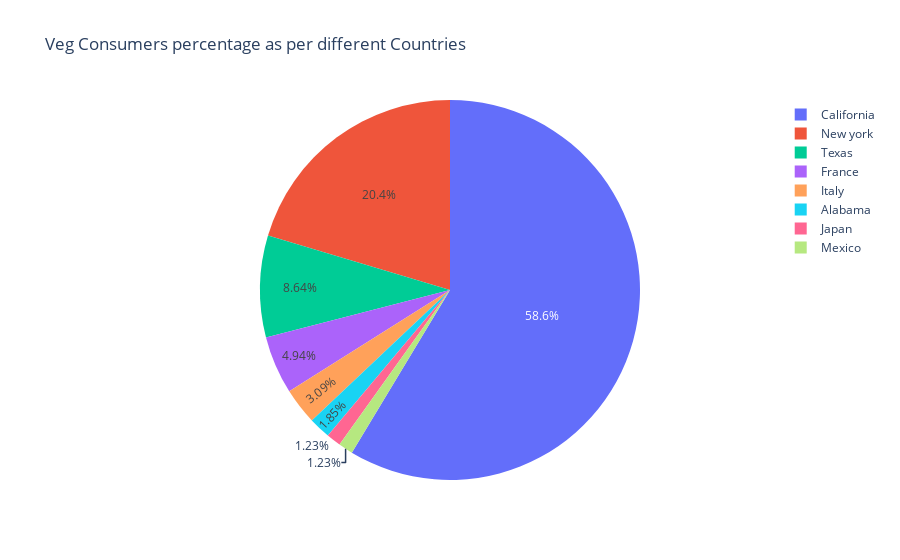

The notebook cell saved with this chart:
### Code cell
labels = ["Italy", "Japan", "Mexico", "France", "Alabama", "Texas", "California", "New york"]
ratios = [
    len(reduced_data[reduced_data["italy"] == 1][reduced_data["food_type"] == "Veg"]) / len(reduced_data[reduced_data["food_type"] == "Veg"]),
    len(reduced_data[reduced_data["japan"] == 1][reduced_data["food_type"] == "Veg"]) / len(reduced_data[reduced_data["food_type"] == "Veg"]),
    len(reduced_data[reduced_data["mexico"] == 1][reduced_data["food_type"] == "Veg"]) / len(reduced_data[reduced_data["food_type"] == "Veg"]),
    len(reduced_data[reduced_data["france"] == 1][reduced_data["food_type"] == "Veg"]) / len(reduced_data[reduced_data["food_type"] == "Veg"]),
    len(reduced_data[reduced_data["alabama"] == 1][reduced_data["food_type"] == "Veg"]) / len(reduced_data[reduced_data["food_type"] == "Veg"]),
    len(reduced_data[reduced_data["texas"] == 1][reduced_data["food_type"] == "Veg"]) / len(reduced_data[reduced_data["food_type"] == "Veg"]),
    len(reduced_data[reduced_data["california"] == 1][reduced_data["food_type"] == "Veg"]) / len(reduced_data[reduced_data["food_type"] == "Veg"]),
    len(reduced_data[reduced_data["new york"] == 1][reduced_data["food_type"] == "Veg"]) / len(reduced_data[reduced_data["food_type"] == "Veg"])
]
fig = px.pie(values = ratios, names = labels, title = "Veg Consumers percentage as per different Countries")
fig.show()

### Figure 1 — Plotly figure (JSON) as saved in the notebook; plotly's stock layout.template omitted (floating-point values rounded to 4 significant figures)
{"data": [{"domain": {"x": [0, 1], "y": [0, 1]}, "hovertemplate": "label=%{label}<br>value=%{value}<extra></extra>", "labels": ["Italy", "Japan", "Mexico", "France", "Alabama", "Texas", "California", "New york"], "legendgroup": "", "name": "", "showlegend": true, "type": "pie", "values": [0.0003326, 0.0001331, 0.0001331, 0.0005322, 0.0001996, 0.0009314, 0.00632, 0.002195]}], "layout": {"legend": {"tracegroupgap": 0}, "title": {"text": "Veg Consumers percentage as per different Countries"}}}
